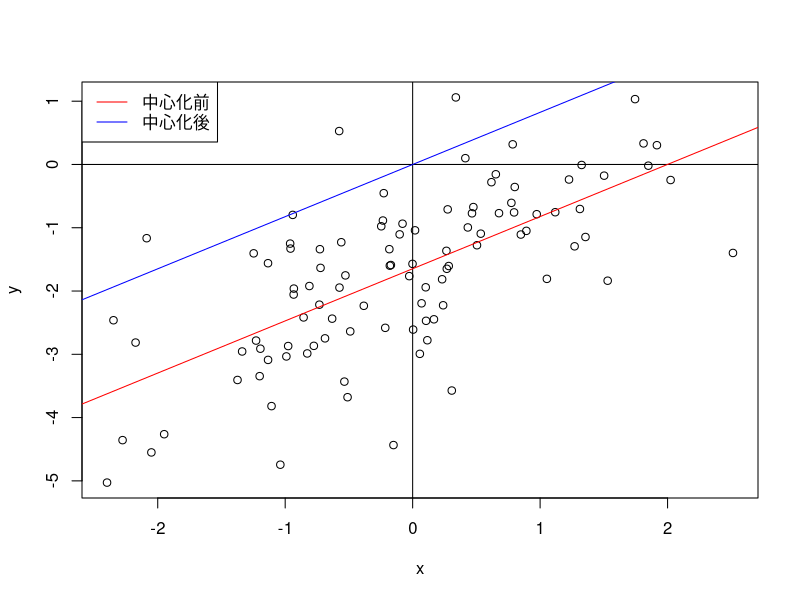
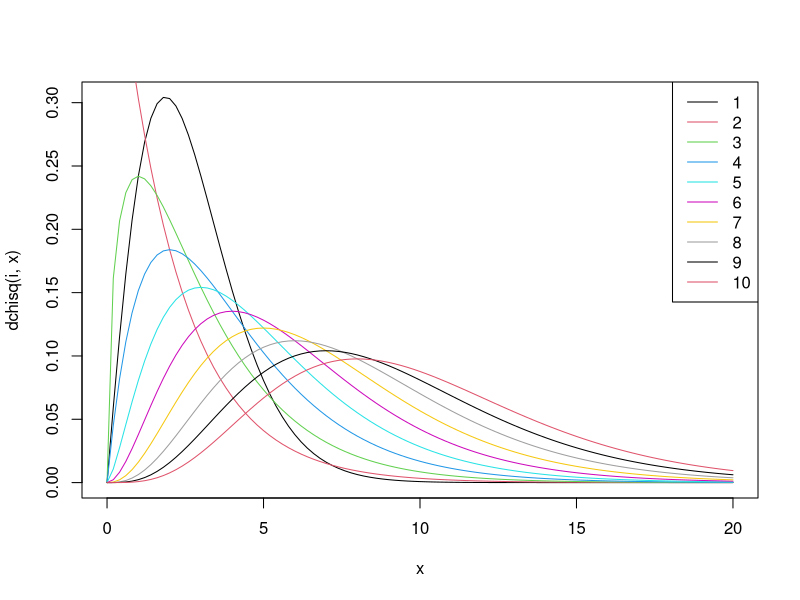
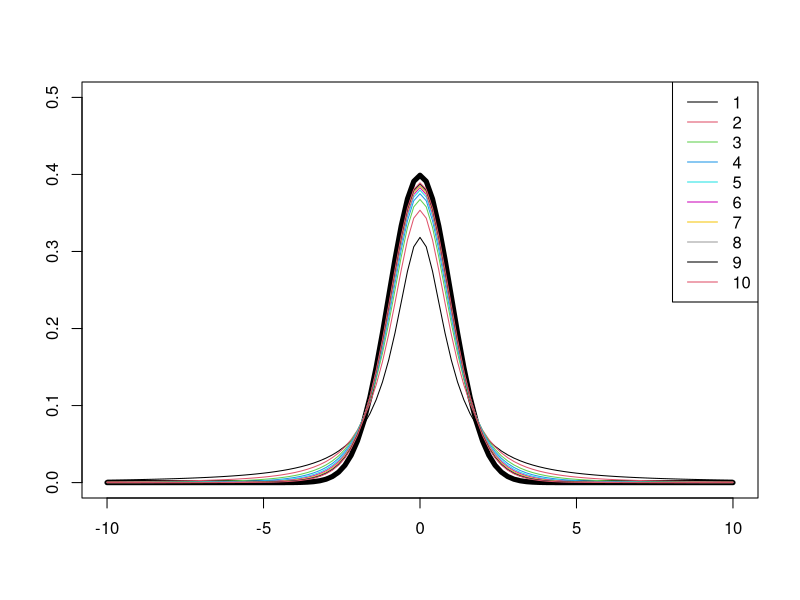
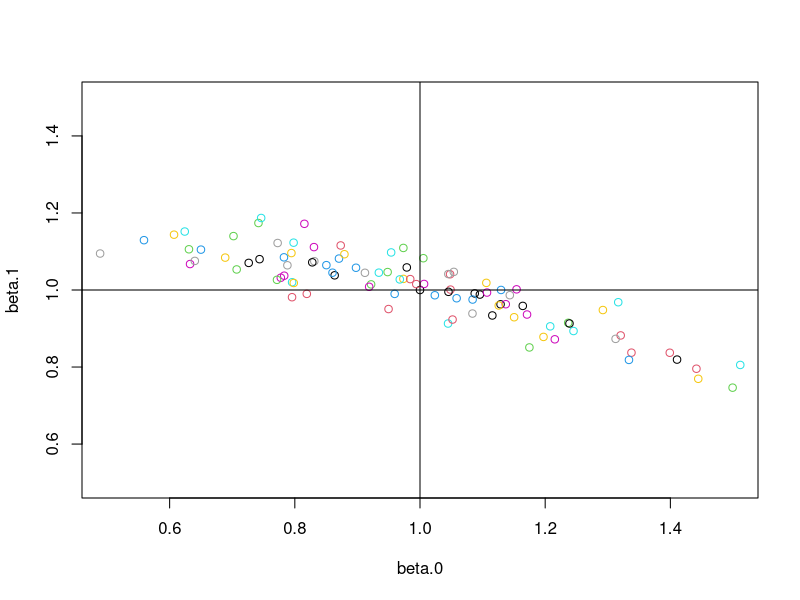
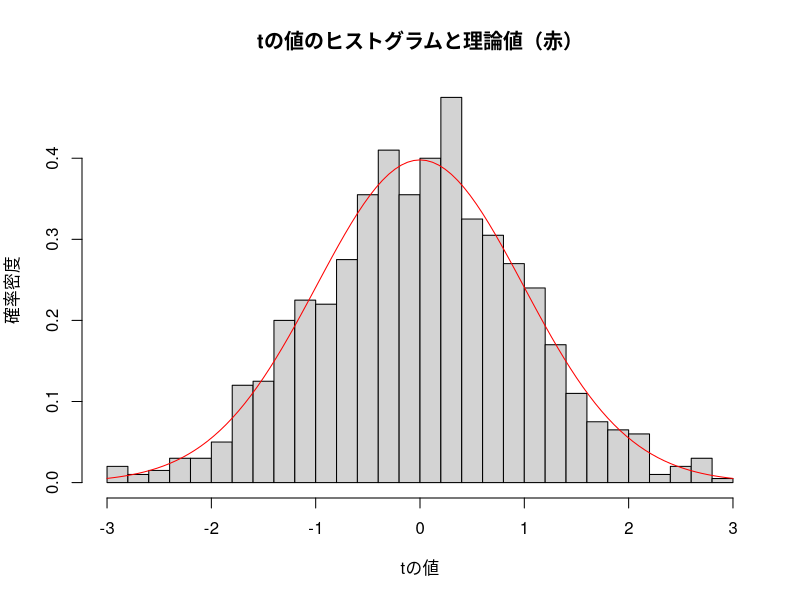
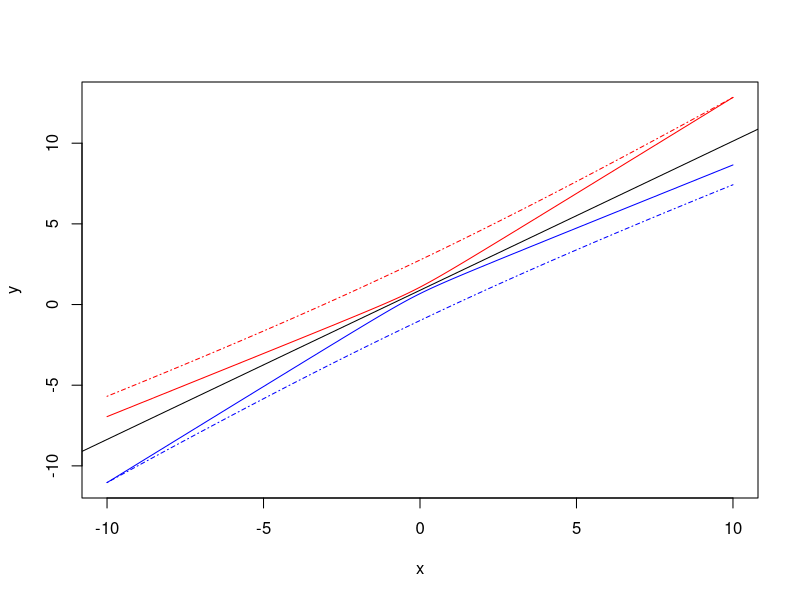

These charts were generated, in order, by the following R code:
# 第１章 線形回帰
## 1.1 最小２乗法

min.sq=function(x,y){ # 最小二乗法の切片と傾きを求める関数 min.sq
  x.bar=mean(x); y.bar=mean(y)
  beta.1=sum((x-x.bar)*(y-y.bar))/sum((x-x.bar)^2); beta.0=y.bar-beta.1*x.bar
  return(list(a=beta.0, b=beta.1))
  }
a=rnorm(1); b=rnorm(1); # 直線の係数をランダムに生成
N=100; x=rnorm(N); y=a*x+b+rnorm(N) # 直線の周りの点をランダムに生成
plot(x,y); abline(h=0); abline(v=0) # 点のプロット
abline(min.sq(x,y)$a, min.sq(x,y)$b,col="red") # 中心化前の直線
x=x-mean(x); y=y-mean(y) # 中心化
abline(min.sq(x,y)$a,min.sq(x,y)$b,col="blue") # 中心化後の直線
legend("topleft",c("中心化前","中心化後"),lty=1, col=c("red","blue")) # 凡例

## 1.2 重回帰

n=100; p=2; beta=c(1,2,3)
x=matrix(rnorm(n*p),nrow=n,ncol=p)
y=beta[1]+beta[2]*x[,1]+beta[3]*x[,2]+rnorm(n)　　　# 標準正規分布にしたがう雑音
X=cbind(1,x) 　　　　　　　 　# 左側にすべて1の列をおく

solve(t(X)%*%X)%*%t(X)%*%y # betaを推定する

## 1.4 RSSの分布

i=1; curve(dchisq(i,x), 0, 20, col=i)
for(i in 2:10)curve(dchisq(x,i), 0, 20,col=i,add=TRUE,ann=FALSE)
legend("topright",legend=1:10,lty=1, col=1:10)

## 1.5 β^j≠0の仮説検定

curve(dnorm(x), -10,10, ann=FALSE, ylim=c(0,0.5), lwd=5)
for(i in 1:10)curve(dt(x,df=i), -10, 10, col=i, add=TRUE, ann=FALSE)
legend("topright",legend=1:10,lty=1, col=1:10)

n=100; x=rnorm(n)+2;
plot(1,1,xlim=c(0.5,1.5),ylim=c(0.5,1.5),xlab="beta.0",ylab="beta.1")
for(i in 1:100){
  y=1+x+rnorm(n); z=cbind(1,x); beta.est=solve(t(z)%*%z)%*%t(z)%*%y
  points(beta.est[1],beta.est[2],col=i)
  }
abline(v=1); abline(h=1)

sum(x)/n; sum(x^2)/n

N=100; x=rnorm(N); y=rnorm(N)
x.bar=mean(x); y.bar=mean(y)
beta.0=sum(y.bar*sum(x^2)-x.bar*sum(x*y))/sum((x-x.bar)^2)
beta.1=sum((x-x.bar)*(y-y.bar))/sum((x-x.bar)^2)
RSS=sum((y-beta.0-beta.1*x)^2); RSE=sqrt(RSS/(N-1-1))
B.0=sum(x^2)/N/sum((x-x.bar)^2); B.1=1/sum((x-x.bar)^2)
se.0=RSE*sqrt(B.0); se.1=RSE*sqrt(B.1)
t.0=beta.0/se.0; t.1=beta.1/se.1
p.0=2*(1-pt(abs(t.0),N-2)) # p値（その値より外側にある確率）
p.1=2*(1-pt(abs(t.1),N-2)) # p値（その値より外側にある確率）
beta.0;se.0;t.0;p.0;
beta.1;se.1;t.1;p.1
lm(y~x)

summary(lm(y~x))

N=100; r=1000
T=NULL
for(i in 1:r){
  x=rnorm(N); y=rnorm(N); x.bar=mean(x); y.bar=mean(y)
  fit=lm(y~x);beta=fit$coefficients
  RSS=sum((y-fit$fitted.values)^2); RSE=sqrt(RSS/(N-1-1))
  B.1=1/sum((x-x.bar)^2); se.1=RSE*sqrt(B.1)
  T=c(T,beta[2]/se.1)
 }
hist(T,breaks=sqrt(r),probability=TRUE, xlab="tの値",ylab="確率密度",
main="tの値のヒストグラムと理論値（赤）")
curve(dt(x, N-2),-3,3,type="l", col="red",add=TRUE)

## 1.6 決定係数と共線形性の検出

R2=function(x,y){
  y.hat=lm(y~x)$fitted.values; y.bar=mean(y)
  RSS=sum((y-y.hat)^2); TSS=sum((y-y.bar)^2)
  return(1-RSS/TSS)
}
N=100; m=2; x=matrix(rnorm(m*N),ncol=m); y=rnorm(N); R2(x,y)
N=100; m=1; x=matrix(rnorm(m*N),ncol=m); y=rnorm(N)
R2(x,y)
cor(x,y)^2

vif=function(x){
  p=ncol(x); values=array(dim=p); for(j in 1:p)values[j]=1/(1-R2(x[,-j],x[,j]))
  return(values)
  }
library(MASS) 
x=as.matrix(Boston) 
vif(x)

## 1.7 信頼区間と予測区間

#データを生成
N=100; p=1; X=matrix(rnorm(N*p),ncol=p); X=cbind(rep(1,N),X)
beta=c(1,1); epsilon=rnorm(N); y=X%*%beta+epsilon
 #関数f(x), g(x)を定義。 Uはt(X)%*%Xの逆行列
U=solve(t(X)%*%X); beta.hat=U%*%t(X)%*%y;
RSS=sum((y-X%*%beta.hat)^2); RSE=sqrt(RSS/(N-p-1)); alpha=0.05
f=function(x, a){ #a=0なら信頼区間，a=1なら予測区間
x=cbind(1,x); range=qt(df=N-p-1,1-alpha/2)*RSE*sqrt(a+x%*%U%*%t(x));
return(list(lower=x%*%beta.hat-range,upper=x%*%beta.hat+range))
}
x.seq=seq(-10,10,0.1)
# グラフで信頼区間を表示
lower.seq=NULL; for(x in x.seq)lower.seq=c(lower.seq, f(x,0)$lower)
upper.seq=NULL; for(x in x.seq)upper.seq=c(upper.seq, f(x,0)$upper)
x.lim=c(min(x.seq),max(x.seq)); y.lim=c(min(lower.seq),max(upper.seq))
plot(x.seq, lower.seq, col="blue",xlim=x.lim, ylim=y.lim, xlab="x",
     ylab="y", type="l")
par(new=TRUE); 
plot(x.seq, upper.seq,col="red", xlim=x.lim, ylim=y.lim, 
     xlab="",ylab="", type="l", axes=FALSE)
par(new=TRUE); 
# グラフで予測区間を表示
lower.seq=NULL; for(x in x.seq)lower.seq=c(lower.seq, f(x,1)$lower)
upper.seq=NULL; for(x in x.seq)upper.seq=c(upper.seq, f(x,1)$upper)
x.lim=c(min(x.seq),max(x.seq)); y.lim=c(min(lower.seq),max(upper.seq))
plot(x.seq, lower.seq, col="blue",xlim=x.lim, ylim=y.lim, 
     xlab="",ylab="", type="l", lty=4, axes=FALSE)
par(new=TRUE); 
plot(x.seq, upper.seq, col="red", xlim=x.lim, ylim=y.lim, 
     xlab="",ylab="", type="l", lty=4,
axes=FALSE)
abline(beta.hat[1],beta.hat[2])

